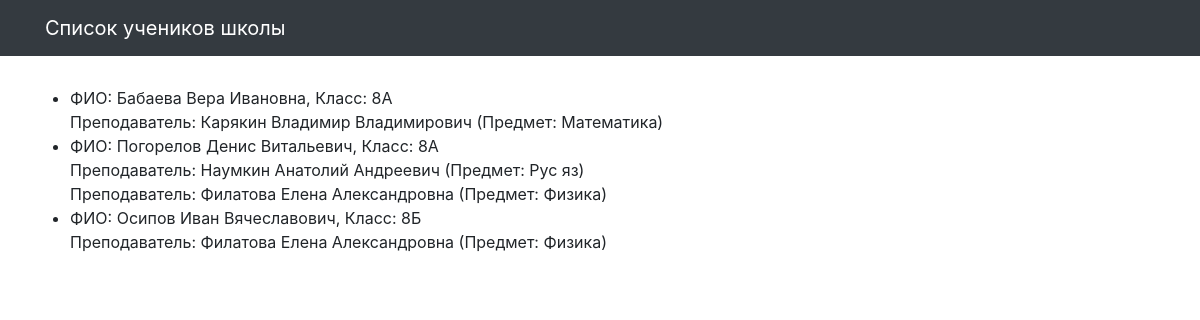
The page / on the database its author committed.
### school/models.py (models this page shows, shortened)
class Student(models.Model):
    name = models.CharField(max_length=30, verbose_name='Имя')
    teacher = models.ManyToManyField('Teacher', related_name='students', verbose_name='Учителя учеников')
    group = models.CharField(max_length=10, verbose_name='Класс')
    class Meta:
        verbose_name = 'Ученик'
        verbose_name_plural = 'Ученики'
        ordering = ['group']

class Teacher(models.Model):
    name = models.CharField(max_length=30, verbose_name='Имя')
    subject = models.CharField(max_length=10, verbose_name='Предмет')
    class Meta:
        verbose_name = 'Учитель'
        verbose_name_plural = 'Учителя'

### school/views.py (the view)
# urls.py: path('', students_list, name='students'),
def students_list(request):
    template = 'school/students_list.html'
    object_list = Student.objects.all().prefetch_related('teacher')
    context = {'object_list': object_list}
    return render(request, template, context)

### templates/school/students_list.html (shortened to what this page needs)
{% extends "school/base.html" %}
{% load static %}
{% block content %}
<div class="row">
  <ul>
    {% for student in object_list %}
    <li>ФИО: {{ student.name }}, Класс: {{ student.group }}
      {% for teacher in student.teacher.all %}
      <br>Преподаватель: {{ teacher.name }} (Предмет: {{ teacher.subject }})
      {% endfor %}
    </li>
    {% endfor %}
  </ul>
</div>
{% endblock %}

### templates/school/base.html (shortened to what this page needs)
<!DOCTYPE html>
{% load static %}
<html>
  <head>
    <link href="{% static  "css/bootstrap.min.css"  %}" rel="stylesheet">
    <link href="{% static  "css/3-col-portfolio.css" %}" rel="stylesheet">
  </head>
  <body>
    <nav class="navbar navbar-expand-lg navbar-dark bg-dark fixed-top">
      <div class="container">
        <a class="navbar-brand" href="#">Список учеников школы</a>
      </div>
    </nav>
    <div class="container">{% block content %}{% endblock %}</div>
  </body>
</html>

### static/css/3-col-portfolio.css (style rules this page uses)
body { padding-top: 84px; padding-bottom: 84px; }
@media (min-width: 992px) { body { padding-top: 86px; padding-bottom: 86px; } }

### rows shown on the page
Student: name "Бабаева Вера Ивановна", group "8А"
Teacher: name "Карякин Владимир Владимирович", subject "Математика"
Student: name "Погорелов Денис Витальевич", group "8А"
Teacher: name "Наумкин Анатолий Андреевич", subject "Рус яз"
Teacher: name "Филатова Елена Александровна", subject "Физика"
Student: name "Осипов Иван Вячеславович", group "8Б"
